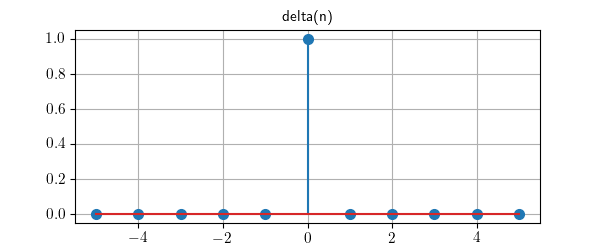

Write Python code to recreate this figure.
from matplotlib.pyplot import savefig, style
from lcapy import *

style.use('function.mplstyle')
delta(n).plot((-5, 5), title='delta(n)')
savefig(__file__.replace('.py', '.png'))
